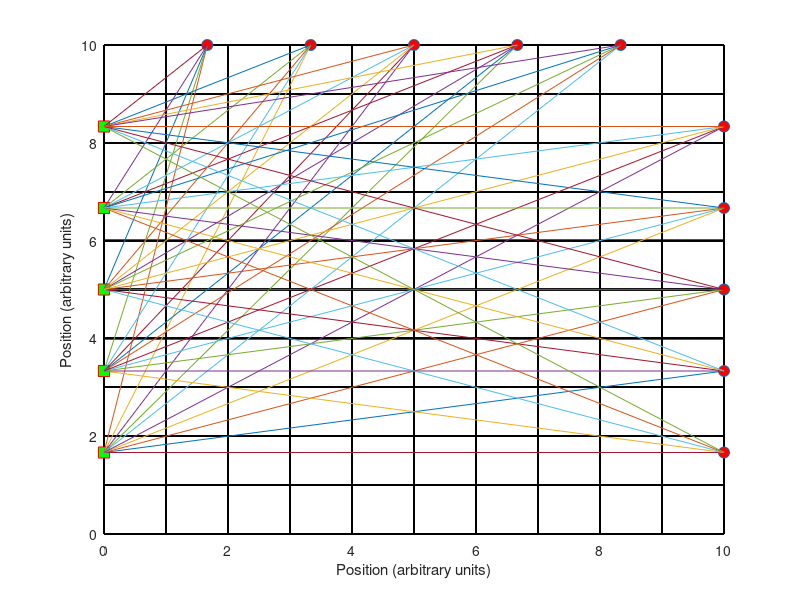

Recreate this plot in MATLAB.
%% MATLAB script to show the position of transmitters and receivers 
% (Figure 1 in the report)
clear all;clc;
dx=1;%step along the horizontal
dy=1;%step along the vertical
x=0:dx:10;
y=0:dy:10;
nx=length(x)-1;ny=length(y)-1;% grid nx by ny
xmin=min(x);xmax=max(x);% end points of the horizontal
ymin=min(y);ymax=max(y);% end points of the vertical
rangex=(xmax-xmin);rangey=(ymax-ymin);
side1=5;     %Number of receivers along side 1
Rxy1=[(xmin+((1:side1)*rangex)/(side1+1))',ymax*ones(side1,1)];
side2=5;     %Number of receivers along side 2
Rxy2=[xmax*ones(side1,1),(ymin+((1:side2)*rangey)/(side2+1))'];
Rxy=[Rxy1;Rxy2];  %Receiver positions alongh side 1 and 2
side3=5;%Number of transmitters along side 3
Txy1=[xmin*ones(side3,1),(ymin+((1:side3)*rangey)/(side3+1))'];
side4=0;%No transmitters along side 4
Txy2=[(xmin+((1:side4)*rangex)/(side4+1))',ymin*ones(side4,1)];
Txy=[Txy1;Txy2];
b=1;          % initalizing number of rays
N_ray=(side1+side2)*(side3+side4);% number of rays from transmitter-receiver pair
ray=zeros(N_ray,4);% initializing ray matrix
for t=1:(side3+side4)
    for r=1:(side1+side2)
           ray(b,1)=Txy(t,1);% x components of the transmitters position
           ray(b,2)=Txy(t,2);% y components of the transmitters position
           ray(b,3)=Rxy(r,1);% x components of the receivers position
           ray(b,4)=Rxy(r,2);% y components of the receivers position
           b=b+1;
       end
end
%% Graphics
% grid plot
for j=1:length(y)
    plot(x,y(j)*ones(length(x)),'k','Linewidth',1)
    hold on
end
hold on
for k=1:length(x)
    plot(x(k)*ones(length(y)),y,'k','Linewidth',1)
    hold on
end
hold on
% Plot position of the transmitters and receivers
plot(Rxy(:,1),Rxy(:,2),'o','markersize',8,'MarkerFaceColor','r')
hold on
plot(Txy(:,1),Txy(:,2),'rs','markersize',8,'MarkerFaceColor','g')
hold on
% Plot ray path between transmitters and receivers
for i=1:N_ray
   h= plot([ray(i,1),ray(i,3)],[ray(i,2),ray(i,4)]);
    hold on
end
xlabel('Position (arbitrary units)')
ylabel('Position (arbitrary units)')
saveas(h,'fig1.png')